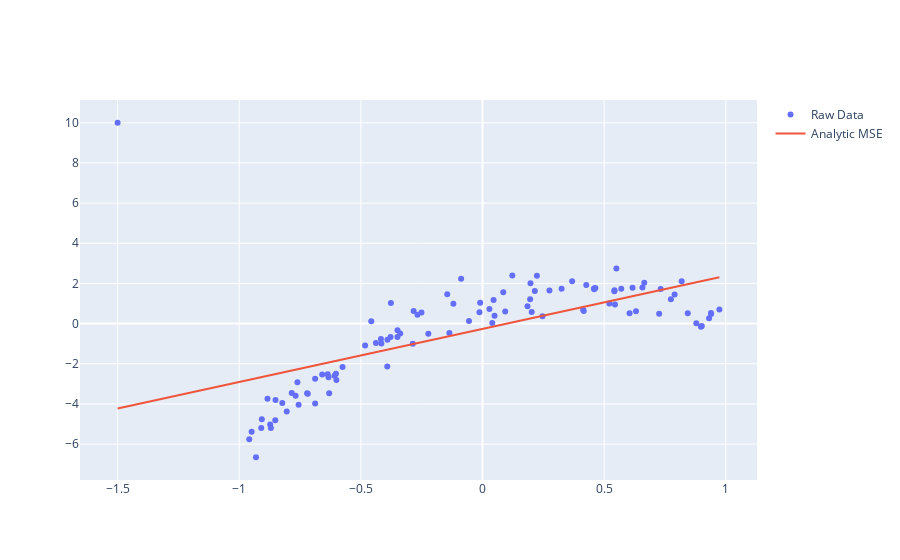

The notebook cell this image was saved under:
### Code cell
y_hat = model(w_mse, x)
analytic_mse_line = go.Scatter(x=x,y=y_hat, name="Analytic MSE")
fig = go.Figure([raw_data_plot, analytic_mse_line])
fig.update_layout(height=700)
fig
